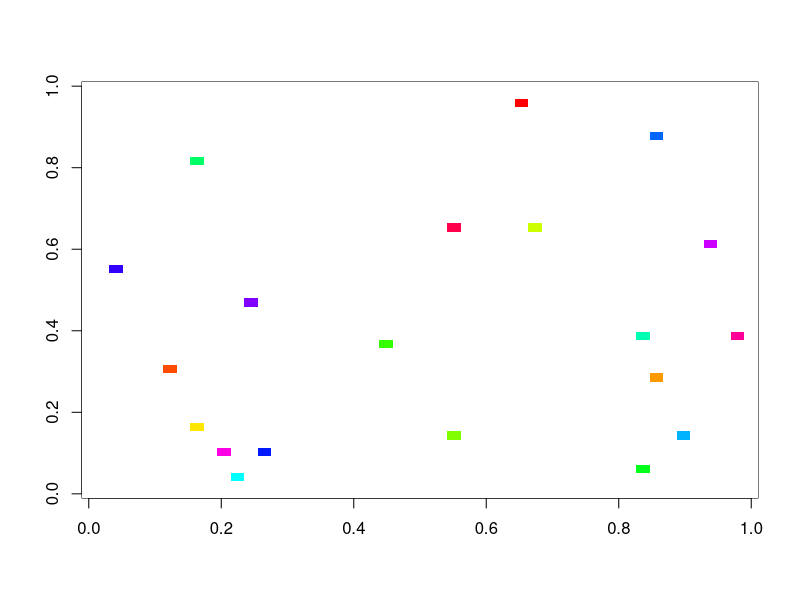

Here is the R script that generated this plot: (Note: this script raises an error after producing the figure.)
library(parallel)
dim <- 50
num <-  dim^2

#prob <- .01
#actual <- matrix((runif(num) < prob) * 1, nrow=dim, ncol=dim)
#suppressMessages(library("sna"))
#png("p2_t0.png")
#plot.sociomatrix(actual, diaglab=FALSE, main="Inicio")
#graphics.off()

nucleos <- 20
actual <- matrix(rep(0,num), nrow=dim, ncol=dim, )
al <- sample(1:num,nucleos)
al2 <- sample(1:nucleos)
for(y in 1:nucleos){
  actual[al[y]]=al2[y]
}
suppressMessages(library("sna"))
png("p2_t0.png")
image(actual, col =c(0,rainbow(nucleos)))
#plot.sociomatrix(actual, diaglab=FALSE, main="Inicio")
graphics.off()

paso <- function(pos){
	fila <- floor((pos - 1) / dim) + 1
	columna <- ((pos - 1) %% dim) + 1
	if(actual[fila,columna] == 0){	
		vecindad <-  actual[max(fila - 1, 1) : min(fila + 1, dim),
		                max(columna - 1, 1): min(columna + 1, dim)]

		if((sum(vecindad) - actual[fila, columna]) >= 1)
		{
			v <- vecindad > 0
	    		vecinos <- vecindad[v]
			vecino <- max(vecinos)
			return(vecino)
		}
		else
		{
			return(actual[fila,columna])
		}
	}
	else {
		return(actual[fila,columna])
	}
}


cluster <- makeCluster(detectCores() - 1)
clusterExport(cluster, "dim")
clusterExport(cluster, "paso")
 
for (iteracion in 1:20) {
    clusterExport(cluster, "actual")
    siguiente <- parSapply(cluster, 1:num, paso)
    siguiente[!is.finite(siguiente)] <- 0
    msj <- paste("Iteracion:", iteracion)
    print(msj)
    if (all(siguiente!= 0)) {
        print("Ya no hay espacio.")
	actual <- matrix(siguiente, nrow=dim, ncol=dim, byrow=TRUE)
	salida = paste("p2_t", iteracion, ".png", sep="")
        tiempo = paste("Paso", iteracion)
        png(salida)
        image(actual, col =c(rainbow(nucleos)))
        #plot.sociomatrix(actual, diaglab=FALSE, main=tiempo)
        graphics.off()
        break;
    }
    actual <- matrix(siguiente, nrow=dim, ncol=dim, byrow=TRUE)
    salida = paste("p2_t", iteracion, ".png", sep="")
    tiempo = paste("Paso", iteracion)
    png(salida)
    image(actual, col =c(0,rainbow(nucleos)))
    #plot.sociomatrix(actual, diaglab=FALSE, main=tiempo)
    graphics.off()
}
stopCluster(cluster)
tabla <- as.data.frame(table(actual))
write.table(tabla, "/home/pabloide/Documentos/3 Semestre/R_paralelo/p2/Reto 1/tamaños.txt", sep="\t")
barplot(tabla$Freq, names.arg = c(1,2,3,4,5,6,7,8,9,10,11,12,13,14,15,16,17,18,19,20) , col= c(rainbow(nucleos)), main ="Tamaños segun su color", xlab = "Colores", ylab = "Tamaño")
print(tabla)
#print(actual)
